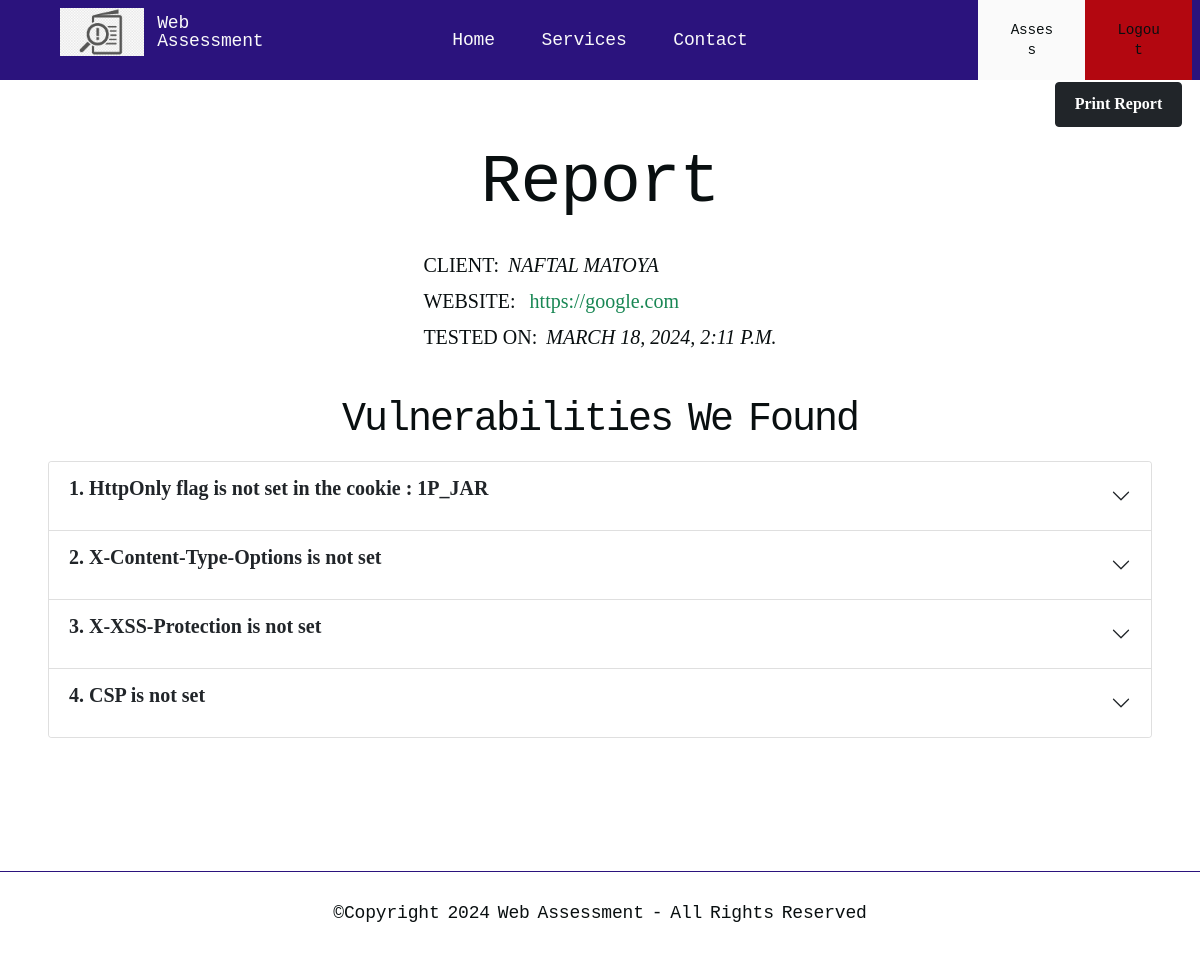
/assessment/results/7/ (signed in), run on the app's committed database.
### assessment/models.py (models this page shows, shortened)
class VulnAssessment(models.Model):
    client = models.ForeignKey(
        "accounts.Client",
        on_delete=models.CASCADE,
        null=True,
        related_name="vuln_assessments",
    )
    website = models.CharField(max_length=100)
    tested_on = models.DateTimeField(default=timezone.now)
    def __str__(self):
        return self.website
    class Meta:
        verbose_name = "Assessment"
        verbose_name_plural = "Assessments"
        ordering = ["-tested_on"]

class FoundVulnerability(models.Model):
    vuln_assessment = models.ForeignKey(
        VulnAssessment, on_delete=models.CASCADE, related_name="vulnerabilities"
    )
    vulnerability_type = models.CharField(max_length=255)
    method = models.CharField(max_length=10)
    path = models.CharField(max_length=255)
    info = models.TextField()
    level = models.IntegerField()
    parameter = models.CharField(max_length=255)
    http_request = models.TextField()
    curl_command = models.TextField()
    found_on = models.DateTimeField(default=timezone.now)
    classification = models.ManyToManyField("Classification", blank=True)
    class Meta:
        verbose_name = "Found Vulnerability"
        verbose_name_plural = "Found Vulnerabilities"
        ordering = ["-found_on"]

### accounts/models.py (models this page shows, shortened)
class Client(AbstractUser):
    phone = models.CharField(max_length=20, unique=True)
    address = models.TextField()
    class Meta:
        verbose_name = "Client"
        verbose_name_plural = "Clients"

### assessment/views.py (the view)
# urls.py: path("results/<int:vuln_assessment_id>/", views.view_report, name="view_report"),
@login_required
def view_report(request, vuln_assessment_id):
    vuln_assessment = VulnAssessment.objects.get(id=vuln_assessment_id)
    template_name = "assessment/report.html"
    context = {"assessment": vuln_assessment}
    return render(request, template_name, context)

### templates/assessment/report.html (shortened to what this page needs)
{% extends 'base.html' %}
{% block content %}
<div class="d-flex justify-content-end m-2">
    <a class="btn btn-dark" href="{% url 'view_report_pdf' assessment.id %}">Print Report</a>
</div>
<section class="mb-5 mx-5">
    <h4 class="card-title mbr-fonts-style mb-0 display-2 text-center">Report</h4>
    <div class="d-flex justify-content-center mb-3 p-3">
        <div class="card">
            <div class="card-body">
                <p class="text-uppercase card-text">
                    <span class="fs-5">Client:</span>
                    <span class="fs-5  fst-italic">&nbsp;{{ assessment.client.get_full_name }}</span>
                </p>
                <p class="card-text">
                    <span class="text-uppercase fs-5">Website:</span>
                    <span class="fs-5  fst-italic">&nbsp;
                        <a class="link-success" href="{{ assessment.website }}" target="_blank">
                            {{ assessment.website }}</a>
                    </span>
                </p>
                <p class="text-uppercase card-text">
                    <span class="fs-5">Tested On:</span>
                    <span class="fs-5  fst-italic">&nbsp;{{ assessment.tested_on }}</span>
                </p>
            </div>
        </div>
    </div>
    <h3 class="mbr-section-subtitle mbr-fonts-style mb-3 display-5 text-center">Vulnerabilities We Found</h3>
    <div class="accordion" id="vulnerabilityAccordion">
        {% for vulnerability in assessment.vulnerabilities.all %}
        <div class="accordion-item">
            <h2 class="accordion-header">
                <button class="accordion-button collapsed" type="button" data-bs-toggle="collapse"
                    data-bs-target="#collapse{{vulnerability.id}}" aria-expanded="true"
                    aria-controls="collapse{{vulnerability.id}}">
                    <p class="fs-5 fw-bold text-center">{{forloop.counter}}. {{ vulnerability.info }}</p>
                </button>
            </h2>
        </div>
        {% endfor %}
    </div>
</section>
{% endblock %}

### templates/base.html (shortened to what this page needs)
{% load static %}
<!DOCTYPE html>
<html class="desktop mbr-site-loaded">
<head>
    <link rel="stylesheet" href="{% static 'assets/mobirise2.css' %}">
    <link rel="stylesheet" href="{% static 'assets/bootstrap.min.css' %}">
    <link rel="stylesheet" href="{% static 'assets/bootstrap-grid.min.css' %}">
    <link rel="stylesheet" href="{% static 'assets/bootstrap-reboot.min.css' %}">
    <link rel="stylesheet" href="{% static 'assets/style.css' %}">
    <link rel="stylesheet" href="{% static 'assets/style(1).css' %}">
    <link rel="stylesheet" href="{% static 'assets/recaptcha.css' %}">
    <link rel="stylesheet" href="{% static 'assets/mbr-additional.css' %}" type="text/css">
    <link rel="stylesheet" href="{% static 'assets/silverBox.css' %}">
</head>
<body>
    <section data-bs-version="5.1" class="menu menu1 structurem5 cid-tmYQJSEkuS" once="menu" id="amenu1-0">
        <nav class="navbar navbar-dropdown navbar-fixed-top navbar-expand-lg">
            <div class="container-fluid">
                <div class="main-container">
                    <div class="navbar-brand">
                        <span class="navbar-logo">
                            <a href="{% url 'home' %}">
                                <img src="{% static 'assets/logo.png' %}" alt="Web Assessment Platform"
                                    style="height: 3rem;">
                            </a>
                        </span>
                        <span class="navbar-caption-wrap">
                            <a class="navbar-caption text-white display-7" href="{% url 'home' %}">
                                Web Assessment
                            </a>
                        </span>
                    </div>
                    <div class="collapse navbar-collapse" id="navbarSupportedContent">
                        <ul class="navbar-nav nav-dropdown" data-app-modern-menu="true">
                            <li class="nav-item">
                                <a class="nav-link link text-white display-7" href="{% url 'home' %}">
                                    Home
                                </a>
                            </li>
                            <li class="nav-item">
                                <a class="nav-link link text-white display-7" href="{% url 'home' %}#services">
                                    Services
                                </a>
                            </li>
                            <li class="nav-item">
                                <a class="nav-link link text-white display-7" href="{% url 'home' %}#contact">
                                    Contact
                                </a>
                            </li>
                        </ul>
                    </div>
                    {% if not user.is_authenticated %}
                    <div class="navbar-buttons mbr-section-btn me-2">
                        <a class="btn btn-white display-8" href="{% url 'login' %}">
                            Login
                        </a>
                        <a class="btn btn-white display-8" href="{% url 'signup' %}">
                            Register
                        </a>
                    </div>
                    {% else %}
                    <div class="navbar-buttons mbr-section-btn me-2">
                        <a class="btn btn-white display-8" href="{% url 'assess_site' %}">
                            Assess
                        </a>
                        <a class="btn btn-danger display-8" href="{% url 'log_out' %}">
                            Logout
                        </a>
                    </div>
                    {% endif %}
                </div>
            </div>
        </nav>
    </section>
    <main class="min-vh-100">
        {% block content %}
        {% endblock content %}
    </main>
    <section data-bs-version="5.1" class="footer2 structurem5 cid-tmYV2YWTCM" once="footers" id="afooter2-9">
        <div class="section-border-item section-border-item_top"></div>
        <div class="container-fluid">
            <div class="media-container-row align-center mbr-white">
                <div class="col-12">
                    <p class="mbr-text mb-0 mbr-fonts-style align-center display-7">
                        ©Copyright 2024 Web Assessment - All Rights Reserved
                    </p>
                </div>
            </div>
        </div>
    </section>
</body>
</html>

### static/assets/style.css (style rules this page uses)
.navbar-dropdown { left: 0; padding: 0; position: absolute; right: 0; top: 0; transition: all 0.45s ease; z-index: 1030; background: #282828; }
.navbar-dropdown .navbar-logo { margin-right: 0.8rem; transition: margin 0.3s ease-in-out; vertical-align: middle; }
.navbar-dropdown .navbar-logo img { height: 3.125rem; transition: all 0.3s ease-in-out; }
.navbar-dropdown .navbar-caption { font-weight: 700; white-space: normal; vertical-align: -4px; line-height: 3.125rem !important; }
.navbar-dropdown .navbar-caption, .navbar-dropdown .navbar-caption:hover { color: inherit; text-decoration: none; }
.navbar-dropdown.navbar-fixed-top { position: fixed; }
.navbar-dropdown .navbar-brand span { vertical-align: -4px; }
.nav-dropdown { font-size: 0.75rem; font-weight: 500; height: auto !important; }
.nav-dropdown .link { margin: .667em 1.667em; font-weight: 500; padding: 0; transition: color .2s ease-in-out; }
.nav-dropdown .link::after, .nav-dropdown .dropdown-item::after { color: inherit; }

### static/assets/style(1).css (style rules this page uses)
section { background-color: #ffffff; }
body { font-style: normal; line-height: 1.5; font-weight: 400; color: #090f10; position: relative; }
button { background-color: transparent; border-color: transparent; }
section, .container, .container-fluid { position: relative; word-wrap: break-word; }
a { font-style: normal; font-weight: 400; cursor: pointer; }
a, a:hover { text-decoration: none; }
.mbr-section-subtitle { line-height: 1.3; }
.mbr-text { font-style: normal; line-height: 1.7; }
h1, h2, h3, h4, h5, h6, .display-1, .display-2, .display-4, .display-5, .display-7, span, p, a { line-height: 1; word-break: break-word; word-wrap: break-word; font-weight: 400; }
section { background-position: 50% 50%; background-repeat: no-repeat; background-size: cover; }
.mbr-white { color: #ffffff; }
.align-center { text-align: center; }
.media-container-row { display: flex; flex-direction: row; flex-wrap: wrap; justify-content: center; align-content: center; align-items: start; }
@media (min-width: 992px) { .media-container-row { flex-wrap: nowrap; } }
img, iframe { display: block; width: 100%; }
.card { background-color: transparent; border: none; }
.mbr-section-btn { margin-left: -0.6rem; margin-right: -0.6rem; font-size: 0; }
.btn { font-weight: 600; border-width: 1px; font-style: normal; margin: 0.6rem 0.6rem; white-space: normal; transition: all 0.2s ease-in-out; display: inline-flex; align-items: center; justify-content: center; word-break: break-word; }
nav .mbr-section-btn { margin-left: 0rem; margin-right: 0rem; }
.menu .navbar-brand { display: -webkit-flex; }
.menu .navbar-brand span { display: flex; display: -webkit-flex; }
.menu .navbar-brand .navbar-caption-wrap { display: -webkit-flex; }
.menu .navbar-brand .navbar-logo img { display: -webkit-flex; width: auto; }
@media (min-width: 992px) { .menu .navbar-nav.nav-dropdown { display: -webkit-flex; } }
.navbar { display: -webkit-flex; -webkit-flex-wrap: wrap; -webkit-align-items: center; -webkit-justify-content: space-between; }
.navbar-collapse { -webkit-flex-basis: 100%; -webkit-flex-grow: 1; -webkit-align-items: center; }
.nav-dropdown .link { padding: 0.667em 1.667em !important; margin: 0 !important; }
.justify-content-center { -webkit-justify-content: center; }
html, body { height: auto; min-height: 100vh; }
ul, ol, pre, blockquote { margin-bottom: 2.3125rem; }
@media (min-width: 768px) { .container-fluid { padding-left: 32px; padding-right: 32px; } }

### data on the page
VulnAssessment: client.get_full_name "NAFTAL MATOYA", website "https://google.com", tested_on "MARCH 18, 2024, 2:11 P.M."
FoundVulnerability: info "HttpOnly flag is not set in the cookie : 1P_JAR"
FoundVulnerability: info "X-Content-Type-Options is not set"
FoundVulnerability: info "X-XSS-Protection is not set"
FoundVulnerability: info "CSP is not set"
